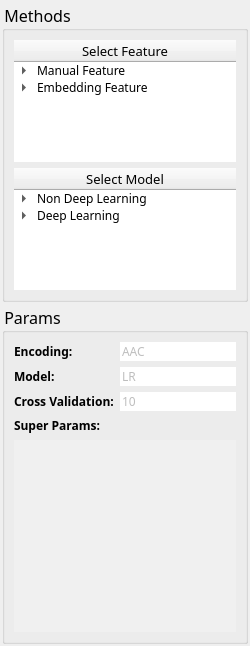
        <widget class="QWidget" name="widget_Input" native="true">
         <property name="minimumSize">
          <size>
           <width>250</width>
           <height>0</height>
          </size>
         </property>
         <property name="maximumSize">
          <size>
           <width>250</width>
           <height>16777215</height>
          </size>
         </property>
         <layout class="QVBoxLayout" name="verticalLayout_2">
          <property name="spacing">
           <number>2</number>
          </property>
          <property name="leftMargin">
           <number>2</number>
          </property>
          <property name="topMargin">
           <number>2</number>
          </property>
          <property name="rightMargin">
           <number>2</number>
          </property>
          <property name="bottomMargin">
           <number>2</number>
          </property>
          <item>
           <widget class="QGroupBox" name="groupBox_Methods">
            <property name="maximumSize">
             <size>
              <width>16777215</width>
              <height>300</height>
             </size>
            </property>
            <property name="font">
             <font>
              <family>Adobe 黑体 Std R</family>
              <pointsize>12</pointsize>
              <weight>50</weight>
              <bold>false</bold>
             </font>
            </property>
            <property name="styleSheet">
             <string notr="true">QGroupBox::title{
font-size: 13px;
font-weight: bold;
}</string>
            </property>
            <property name="title">
             <string>Methods</string>
            </property>
            <layout class="QVBoxLayout" name="verticalLayout_5">
             <item>
              <widget class="QTreeWidget" name="treeWidget_Select_Features">
               <property name="font">
                <font>
                 <family>微软雅黑</family>
                </font>
               </property>
               <property name="frameShape">
                <enum>QFrame::NoFrame</enum>
               </property>
               <column>
                <property name="text">
                 <string>Select Feature</string>
                </property>
                <property name="font">
                 <font>
                  <family>Adobe 黑体 Std R</family>
                  <pointsize>10</pointsize>
                  <weight>50</weight>
                  <italic>false</italic>
                  <bold>false</bold>
                 </font>
                </property>
                <property name="textAlignment">
                 <set>AlignCenter</set>
                </property>
               </column>
               <item>
                <property name="text">
                 <string>Manual Feature</string>
                </property>
                <item>
                 <property name="text">
                  <string>AAC</string>
                 </property>
                </item>
                <item>
                 <property name="text">
                  <string>DDE</string>
                 </property>
                </item>
                <item>
                 <property name="text">
                  <string>CKSAAP</string>
                 </property>
                </item>
                <item>
                 <property name="text">
                  <string>KSCTriad</string>
                 </property>
                </item>
                <item>
                 <property name="text">
                  <string>CTraid</string>
                 </property>
                </item>
                <item>
                 <property name="text">
                  <string>TPC</string>
                 </property>
                </item>
               </item>
               <item>
                <property name="text">
                 <string>Embedding Feature</string>
                </property>
                <item>
                 <property name="text">
                  <string>Word Vector</string>
                 </property>
                </item>
                <item>
                 <property name="text">
                  <string>Word Bagging</string>
                 </property>
                </item>
               </item>
               <item>
                <property name="text">
                 <string/>
                </property>
               </item>
              </widget>
             </item>
             <item>
              <widget class="QTreeWidget" name="treeWidget_Select_Models">
               <property name="font">
                <font>
                 <family>微软雅黑</family>
                </font>
               </property>
               <property name="frameShape">
                <enum>QFrame::NoFrame</enum>
               </property>
               <column>
                <property name="text">
                 <string>Select Model</string>
                </property>
                <property name="font">
                 <font>
                  <family>Adobe 黑体 Std R</family>
                  <pointsize>10</pointsize>
                  <weight>50</weight>
                  <italic>false</italic>
                  <bold>false</bold>
                  <underline>false</underline>
                  <strikeout>false</strikeout>
                 </font>
                </property>
                <property name="textAlignment">
                 <set>AlignCenter</set>
                </property>
               </column>
               <item>
                <property name="text">
                 <string>Non Deep Learning</string>
                </property>
                <item>
                 <property name="text">
                  <string>LR</string>
                 </property>
                </item>
                <item>
                 <property name="text">
                  <string>DT</string>
                 </property>
                </item>
                <item>
                 <property name="text">
                  <string>RF</string>
                 </property>
                </item>
                <item>
                 <property name="text">
                  <string>SVM</string>
                 </property>
                </item>
                <item>
                 <property name="text">
                  <string>LightGBM</string>
                 </property>
                </item>
                <item>
                 <property name="text">
                  <string>GBDT</string>
                 </property>
                </item>
                <item>
                 <property name="text">
                  <string>XGboost</string>
                 </property>
                </item>
               </item>
               <item>
                <property name="text">
                 <string>Deep Learning</string>
                </property>
                <item>
                 <property name="text">
                  <string>CNN</string>
                 </property>
                </item>
                <item>
                 <property name="text">
                  <string>LSTM</string>
                 </property>
                </item>
               </item>
              </widget>
             </item>
            </layout>
           </widget>
          </item>
          <item>
           <widget class="QGroupBox" name="groupBox_Params">
            <property name="font">
             <font>
              <family>Adobe 黑体 Std R</family>
              <pointsize>12</pointsize>
              <weight>50</weight>
              <bold>false</bold>
              <underline>false</underline>
             </font>
            </property>
            <property name="styleSheet">
             <string notr="true">QGroupBox::title{
font-size: 13px;
font-weight: bold;
}</string>
            </property>
            <property name="title">
             <string>Params</string>
            </property>
            <property name="flat">
             <bool>false</bool>
            </property>
            <layout class="QVBoxLayout" name="verticalLayout_3">
             <property name="spacing">
              <number>0</number>
             </property>
             <property name="leftMargin">
              <number>0</number>
             </property>
             <property name="topMargin">
              <number>0</number>
             </property>
             <property name="rightMargin">
              <number>0</number>
             </property>
             <property name="bottomMargin">
              <number>0</number>
             </property>
             <item alignment="Qt::AlignTop">
              <widget class="QWidget" name="widget_Params" native="true">
               <property name="palette">
                <palette>
                 <active>
                  <colorrole role="Base">
                   <brush brushstyle="SolidPattern">
                    <color alpha="255">
                     <red>227</red>
                     <green>227</green>
                     <blue>227</blue>
                    </color>
                   </brush>
                  </colorrole>
                 </active>
                 <inactive>
                  <colorrole role="Base">
                   <brush brushstyle="SolidPattern">
                    <color alpha="255">
                     <red>227</red>
                     <green>227</green>
                     <blue>227</blue>
                    </color>
                   </brush>
                  </colorrole>
                 </inactive>
                 <disabled>
                  <colorrole role="Base">
                   <brush brushstyle="SolidPattern">
                    <color alpha="255">
                     <red>240</red>
                     <green>240</green>
                     <blue>240</blue>
                    </color>
                   </brush>
                  </colorrole>
                 </disabled>
                </palette>
               </property>
               <property name="font">
                <font>
                 <family>微软雅黑</family>
                </font>
               </property>
               <layout class="QFormLayout" name="formLayout">
                <item row="0" column="0">
                 <widget class="QLabel" name="label_Encoding">
                  <property name="font">
                   <font>
                    <family>微软雅黑</family>
                    <weight>75</weight>
                    <bold>true</bold>
                   </font>
                  </property>
                  <property name="text">
                   <string>Encoding:</string>
                  </property>
                 </widget>
                </item>
                <item row="0" column="1">
                 <widget class="QLineEdit" name="lineEdit_Encoding">
                  <property name="enabled">
                   <bool>false</bool>
                  </property>
                  <property name="maximumSize">
                   <size>
                    <width>16777215</width>
                    <height>25</height>
                   </size>
                  </property>
                  <property name="font">
                   <font>
                    <family>微软雅黑</family>
                    <weight>50</weight>
                    <bold>false</bold>
                   </font>
                  </property>
                  <property name="text">
                   <string>AAC</string>
                  </property>
                  <property name="frame">
                   <bool>false</bool>
                  </property>
                 </widget>
                </item>
                <item row="1" column="0">
                 <widget class="QLabel" name="label_Model">
                  <property name="font">
                   <font>
                    <family>微软雅黑</family>
                    <weight>75</weight>
                    <bold>true</bold>
                   </font>
                  </property>
                  <property name="text">
                   <string>Model:</string>
                  </property>
                 </widget>
                </item>
                <item row="1" column="1">
                 <widget class="QLineEdit" name="lineEdit_Model">
                  <property name="enabled">
                   <bool>false</bool>
                  </property>
                  <property name="maximumSize">
                   <size>
                    <width>16777215</width>
                    <height>20</height>
                   </size>
                  </property>
                  <property name="font">
                   <font>
                    <family>微软雅黑</family>
                    <weight>50</weight>
                    <bold>false</bold>
                   </font>
                  </property>
                  <property name="text">
                   <string>LR</string>
                  </property>
                  <property name="frame">
                   <bool>false</bool>
                  </property>
                 </widget>
                </item>
                <item row="2" column="0">
                 <widget class="QLabel" name="label_Cross_Validation">
                  <property name="font">
                   <font>
                    <family>微软雅黑</family>
                    <weight>75</weight>
                    <bold>true</bold>
                   </font>
                  </property>
                  <property name="text">
                   <string>Cross Validation:</string>
                  </property>
                 </widget>
                </item>
                <item row="2" column="1">
                 <widget class="QLineEdit" name="lineEdit_Cross_Validation">
                  <property name="enabled">
                   <bool>false</bool>
                  </property>
                  <property name="maximumSize">
                   <size>
                    <width>16777215</width>
                    <height>20</height>
                   </size>
                  </property>
                  <property name="font">
                   <font>
                    <family>微软雅黑</family>
                    <weight>50</weight>
                    <bold>false</bold>
                   </font>
                  </property>
                  <property name="text">
                   <string>10</string>
                  </property>
                  <property name="frame">
                   <bool>false</bool>
                  </property>
                 </widget>
                </item>
                <item row="3" column="0">
                 <widget class="QLabel" name="label_Super_Params">
                  <property name="font">
                   <font>
                    <family>微软雅黑</family>
                    <weight>75</weight>
                    <bold>true</bold>
                   </font>
                  </property>
                  <property name="text">
                   <string>Super Params:</string>
                  </property>
                 </widget>
                </item>
                <item row="4" column="0" colspan="2">
                 <widget class="QTextBrowser" name="textBrowser_Super_Params">
                  <property name="enabled">
                   <bool>true</bool>
                  </property>
                  <property name="maximumSize">
                   <size>
                    <width>16777215</width>
                    <height>16777215</height>
                   </size>
                  </property>
                  <property name="palette">
                   <palette>
                    <active>
                     <colorrole role="Base">
                      <brush brushstyle="SolidPattern">
                       <color alpha="255">
                        <red>240</red>
                        <green>240</green>
                        <blue>240</blue>
                       </color>
                      </brush>
                     </colorrole>
                    </active>
                    <inactive>
                     <colorrole role="Base">
                      <brush brushstyle="SolidPattern">
                       <color alpha="255">
                        <red>240</red>
                        <green>240</green>
                        <blue>240</blue>
                       </color>
                      </brush>
                     </colorrole>
                    </inactive>
                    <disabled>
                     <colorrole role="Base">
                      <brush brushstyle="SolidPattern">
                       <color alpha="255">
                        <red>240</red>
                        <green>240</green>
                        <blue>240</blue>
                       </color>
                      </brush>
                     </colorrole>
                    </disabled>
                   </palette>
                  </property>
                  <property name="autoFillBackground">
                   <bool>false</bool>
                  </property>
                  <property name="frameShape">
                   <enum>QFrame::NoFrame</enum>
                  </property>
                  <property name="html">
                   <string>&lt;!DOCTYPE HTML PUBLIC &quot;-//W3C//DTD HTML 4.0//EN&quot; &quot;http://www.w3.org/TR/REC-html40/strict.dtd&quot;&gt;
&lt;html&gt;&lt;head&gt;&lt;meta name=&quot;qrichtext&quot; content=&quot;1&quot; /&gt;&lt;style type=&quot;text/css&quot;&gt;
p, li { white-space: pre-wrap; }
&lt;/style&gt;&lt;/head&gt;&lt;body style=&quot; font-family:'SimSun'; font-size:9pt; font-weight:400; font-style:normal;&quot;&gt;
&lt;p style=&quot;-qt-paragraph-type:empty; margin-top:0px; margin-bottom:0px; margin-left:0px; margin-right:0px; -qt-block-indent:0; text-indent:0px;&quot;&gt;&lt;br /&gt;&lt;/p&gt;&lt;/body&gt;&lt;/html&gt;</string>
                  </property>
                 </widget>
                </item>
               </layout>
              </widget>
             </item>
            </layout>
           </widget>
          </item>
         </layout>
        </widget>
